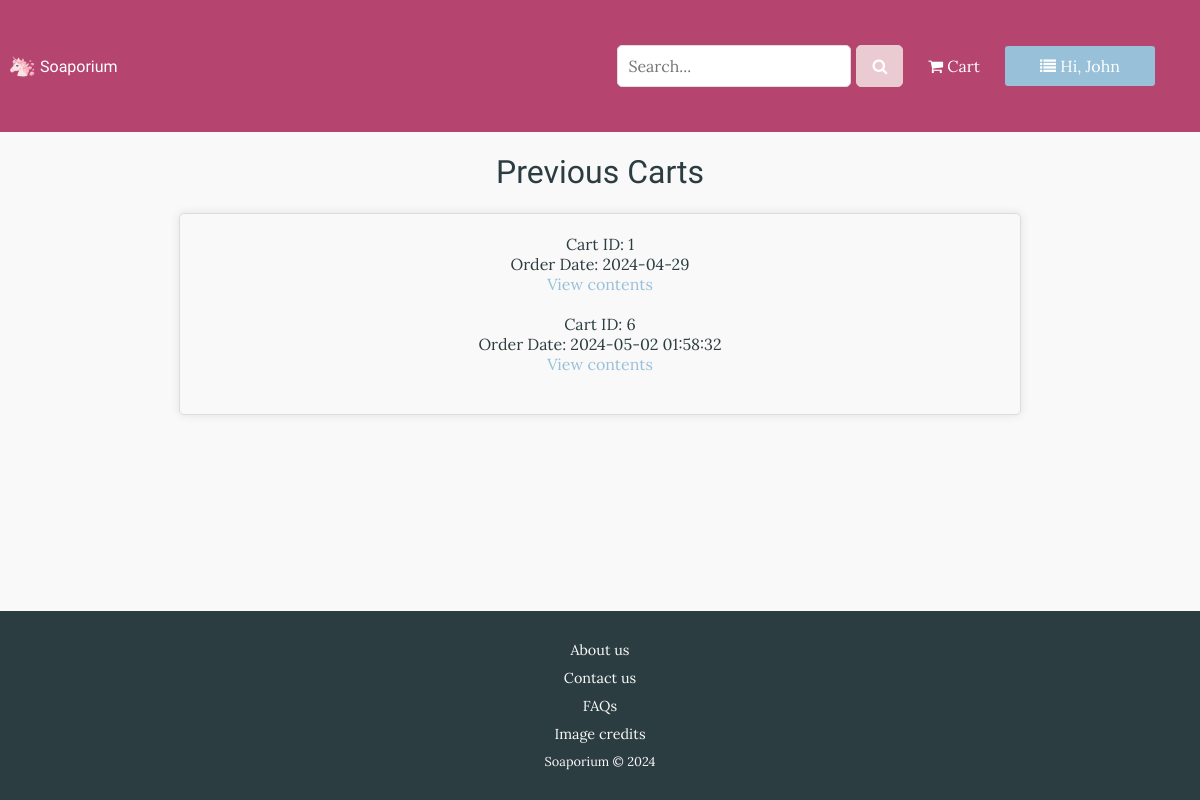
Before: /previous_carts (signed in) with the older database file.
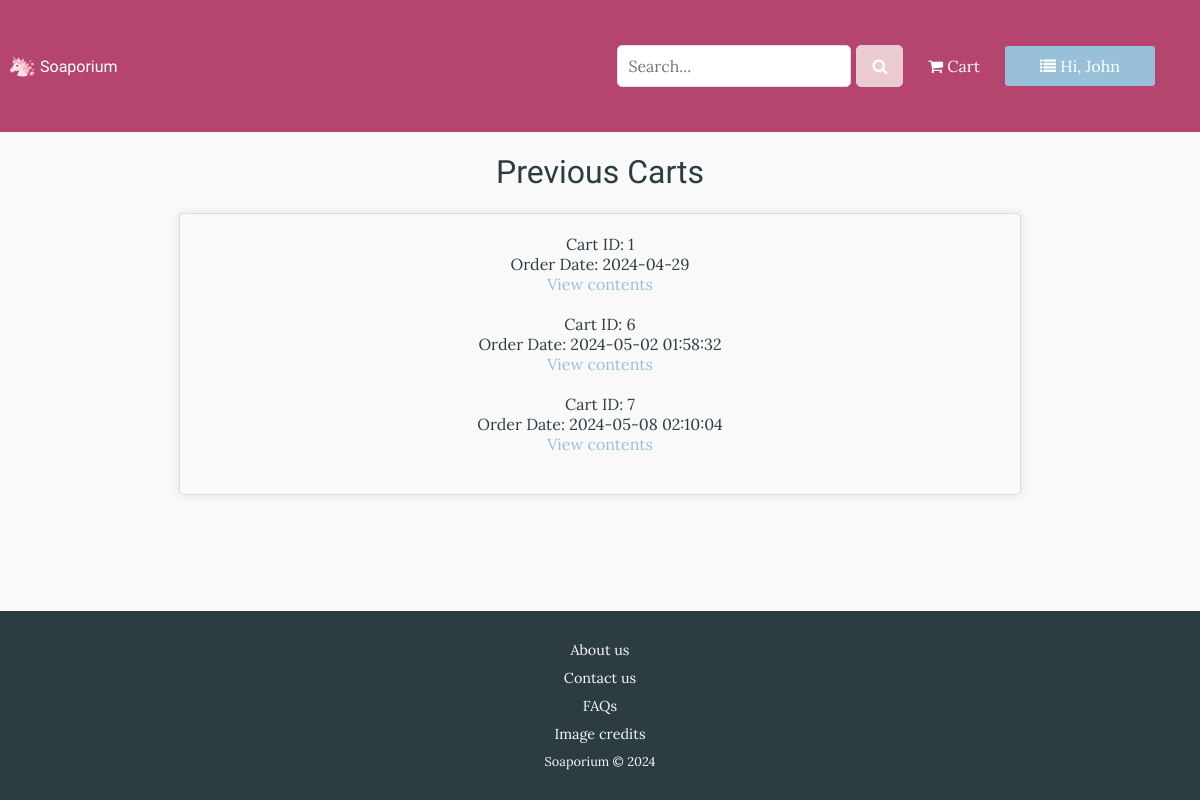
After: the same page with the newer database file.
### tables this page shows
CREATE TABLE Cart (cartid INTEGER PRIMARY KEY AUTOINCREMENT, userid INTEGER REFERENCES User (userid), order_date DATETIME, status TEXT);

### routes.py (the view)
@app.route("/previous_carts")
def previous_carts():
    userid = session.get("userid")
    if not userid:
        flash("Please log in to view your previous carts", 'message')
        return redirect(url_for("login"))
    sql = "SELECT * FROM Cart WHERE userid = ? AND status = 'completed'"
    completed_carts = execute_query(sql, (userid,), fetchall=True)
    return render_template("previous_carts.html",
                           completed_carts=completed_carts)

### routes.py (called while the page is built)
def execute_query(sql, params=(), fetchone=False,
                  fetchall=False, commit=False):
    connection = sqlite3.connect("Soap.db")
    cursor = connection.cursor()
    result = None
    try:
        cursor.execute(sql, params)
        if commit:
            connection.commit()
        if fetchone:
            result = cursor.fetchone()
        elif fetchall:
            result = cursor.fetchall()
    except sqlite3.Error as e:
        app.logger.error(f"Database error: {e}")
        raise
    finally:
        connection.close()
    return result

@app.context_processor
def inject_user_firstname():
    user_firstname = None
    userid = session.get("userid")
    if userid:
        sql = "SELECT fname FROM User WHERE userid = ?"
        user = execute_query(sql, (userid,), fetchone=True)
        if user:
            user_firstname = user[0]
    return dict(user_firstname=user_firstname)

### templates/previous_carts.html (shortened to what this page needs)
{% extends "layout.html" %}
{% block content %}
<h1>Previous Carts</h1>
<div class="content-wrapper">
    {% if completed_carts and completed_carts|length > 0 %}
    <div class="previous-carts-list">
        <ul>
            {% for cart in completed_carts %}
            <li>
                Cart ID: {{ cart[0] }}
                <br>
                Order Date: {{ cart[2] }}
                <br>
                <a href="{{ url_for('view_previous_order', cartid=cart[0]) }}">View contents</a>
                <br>
                <br>
            </li>
            {% endfor %}
        </ul>
    </div>
    {% else %}
    <p>No previous carts found.</p>
    {% endif %}
</div>
{% endblock %}

Changed rows visible on the page:
now on this page (row edited): Cart: cartid "7", order_date "2024-05-08 02:10:04"
